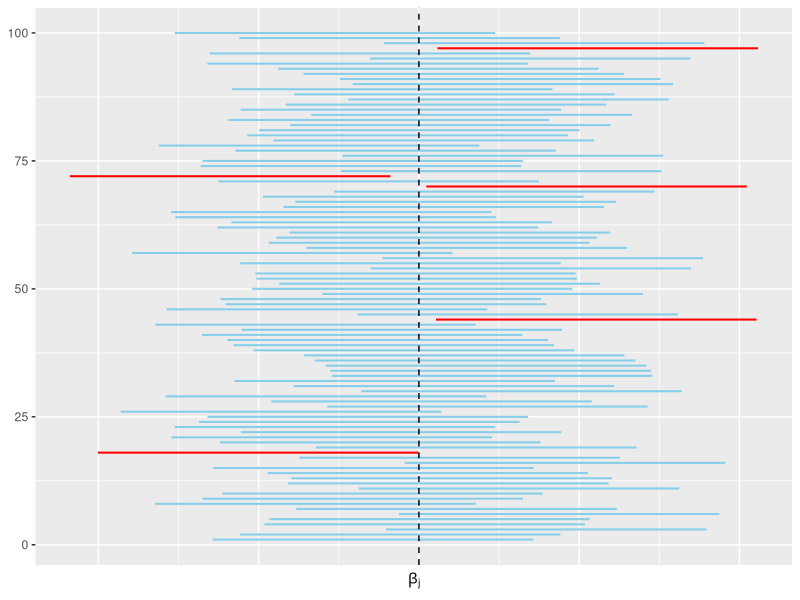
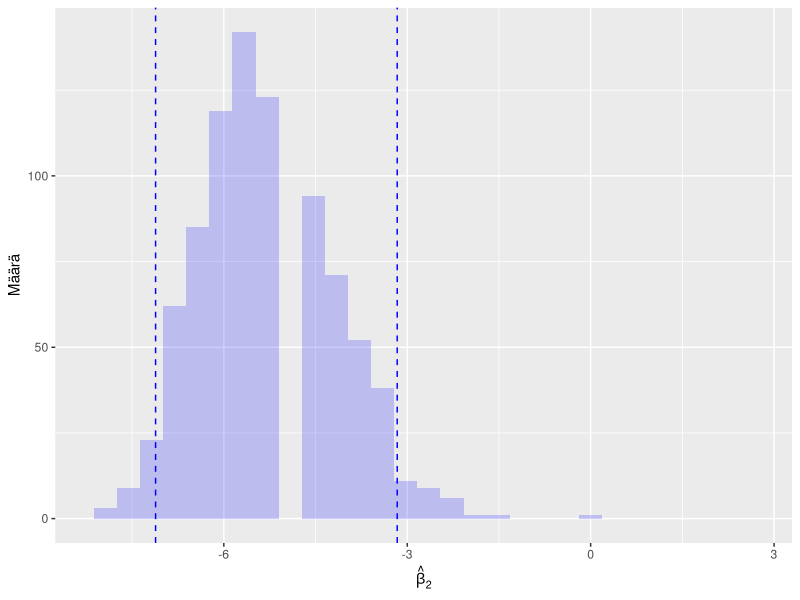
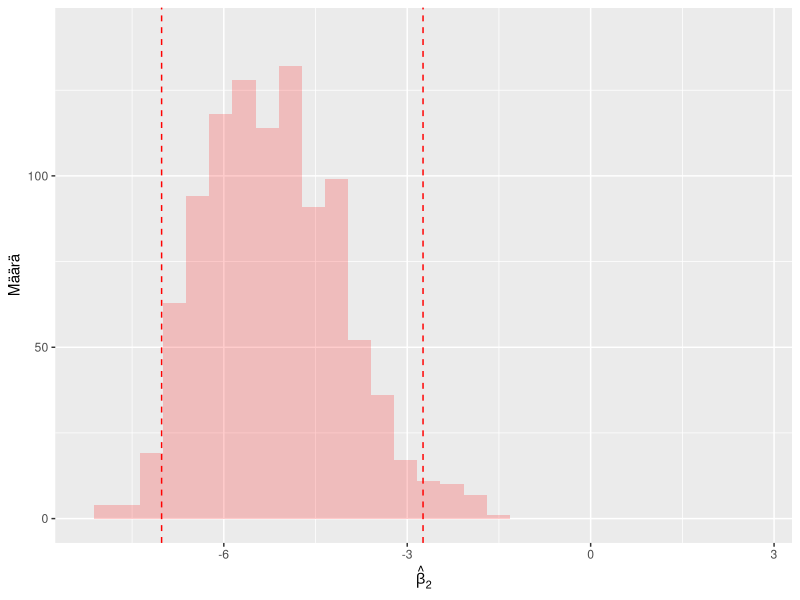
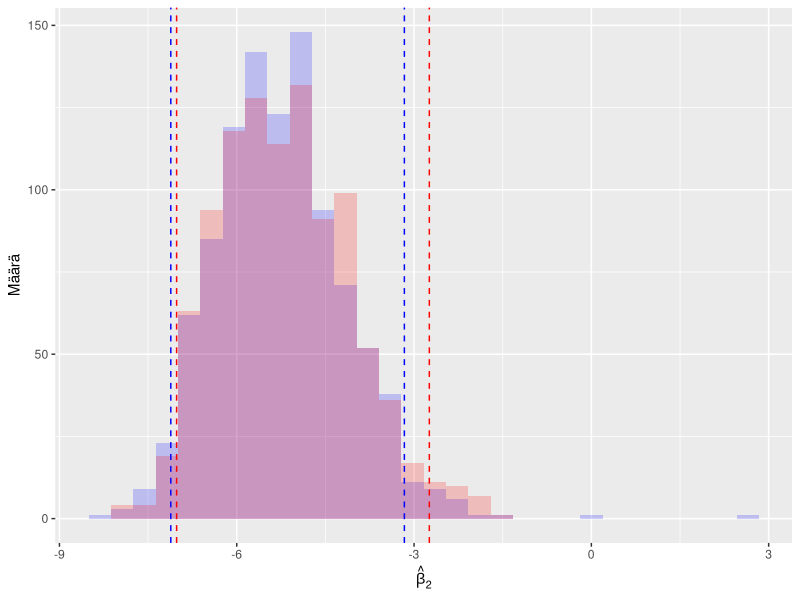

The R source for these figures, in order:
## ---- chunk 1
sale <- readr::read_csv("data/sales.csv", col_types = "ddd")
set.seed(123)
## ---- chunk 2
sale
## ---- chunk 3
# Fit model and compute summary
sale_lm_summary <- summary(lm(profit ~ advertisement + price, data = sale))

# Inspect how to pick R^2
names(sale_lm_summary)

rsquared <- sale_lm_summary$r.squared
rsquared
## ---- chunk 4
n <- nrow(sale)

# Permutate observations of the explanatory variables
perm_sample_x <- sale[sample(1:n, n, replace = FALSE), -1]

# Combine original y and permutated x
perm_sample <- dplyr::bind_cols(sale[, 1], perm_sample_x)
perm_sample
## ---- chunk 5
# Number of permutation samples
m <- 1000

# Sample size
n <- nrow(sale)

# Create a vector for storing R^2
rsq_perm <- rep(NA, m)

# Compute R^2 from the original sample
sale_lm_summary <- summary(lm(profit ~ advertisement + price, data = sale))
rsq_original <- sale_lm_summary$r.squared


for (i in 1:m) {
  # Construct the ith permutated sample
  perm_sample_x <- sale[sample(1:n, n, replace = FALSE), -1]

  # Combine original y and permutated x
  perm_sample <- dplyr::bind_cols(sale[, 1], perm_sample_x)
  
  # Compute R^2 from the permutated sample
  perm_lm_summary <- summary(lm(profit ~ advertisement + price,
                                data = perm_sample))
  rsq_perm[i] <- perm_lm_summary$r.squared
}
## ---- chunk 6
head(rsq_perm)
## ---- chunk 7
alpha <- 0.05
rsq_perm_quantile <- quantile(rsq_perm, probs = 1 - alpha)
rsq_perm_quantile
rsq_original > rsq_perm_quantile
## ---- chunk 8
mean(rsq_original < rsq_perm_quantile)
## ---- chunk 9
library(ggplot2)
library(dplyr)

set.seed(123)

# Number of confidence intervals
n  <- 100

# Length of the interval
l  <- 2

# Std fro centers such that approximately 95% of the invervals cover zero
sigma <- l / (2 * 1.96)

# Generate centers
centers <- rnorm(n, mean = 0, sd = sigma)

# y-positions just for plotting
yvals <- 1:n

df <- tibble::tibble(
  x_start = centers - l / 2,
  x_end = centers + l / 2,
  y = yvals,
  label = if_else(x_start <= 0 & x_end >= 0, "in", "out")
)

# Check proportion intersecting y-axis
# table(df$label) / n

ggplot(df) +
  geom_segment(aes(x = x_start, xend = x_end, y = y, yend = y, colour = label),
               linewidth = 0.7) +
  geom_vline(xintercept = 0, linetype = "dashed") +
  labs(x = expression(beta[j]), y = NULL) +
  theme(axis.text.x = element_blank(),
        axis.ticks.x=element_blank(),
        legend.position = "none") +
  scale_colour_manual(values = c("in" = "skyblue", "out" = "red"))
  
## ---- chunk 10
set.seed(123)
## ---- chunk 11
sale
## ---- chunk 12
# Fit model
sale_lm <- lm(profit ~ advertisement + price, data = sale)

# Inspect how to pick beta2
names(sale_lm)
sale_lm$coefficients

beta2 <- sale_lm$coefficients[3]
beta2
## ---- chunk 13
n <- nrow(sale)
boot_sample <- sale[sample(1:n, n, replace = TRUE), ]
boot_sample
## ---- chunk 14
# Number of repetitions (including the estimate from the original sample)
m <- 1000

# Sample size
n <- nrow(sale)

# Create a vector for storing all the estimates
beta_boot <- rep(NA, m)

# Compute the parameter estimate from the original sample and store it
sale_lm <- lm(profit ~ advertisement + price, data = sale)
beta_boot[1] <- sale_lm$coefficients[3]


for (i in 2:m) {
  # Construct the ith bootstrap sample and formulate the corresponding
  # linear regression model
  boot_sample <- sale[sample(1:n, n, replace = TRUE), ]
  boot_lm <- lm(profit ~ advertisement + price, data = boot_sample)
  
  # Compute the parameter estimate from the bootstrap sample and store it
  beta_boot[i] <- boot_lm$coefficients[3]
}
## ---- chunk 15
head(beta_boot)
## ---- chunk 16
alpha <- 0.05
boot_ci <- quantile(beta_boot, probs = c(alpha / 2, 1 - alpha / 2))
boot_ci
## ---- chunk 17
library(tidyr)
beta_boot2 <- rep(NA, m)
beta_boot2[1] <- beta_boot[1]

for (i in 2:m) {
  boot_sample <- sale[sample(1:n, n, replace = TRUE), ]
  boot_lm <- lm(profit ~ advertisement + price, data = boot_sample)
  beta_boot2[i] <- boot_lm$coefficients[3]
}

boot_ci2 <- quantile(beta_boot2, probs = c(alpha / 2, 1 - alpha / 2))

df <- tibble::tibble(boot1 = beta_boot, boot2 = beta_boot2) |>
  pivot_longer(everything(), names_to = "boot", values_to = "beta") |>
  mutate(boot = factor(boot))

xlims <- range(df$beta)

par(mar = c(4, 4, .1, .1))
df |>
  filter(boot == "boot1") |>
  ggplot(aes(x = beta)) +
  geom_histogram(position = "identity", alpha = 0.2, fill = "blue") +
  geom_vline(xintercept = boot_ci, linetype = "dashed", color = "blue") +
  ylab("Määrä") +
  xlab(expression(hat(beta)[2])) +
  xlim(xlims[1], xlims[2]) +
  ylim(0, 142)

df |>
  filter(boot == "boot2") |>
  ggplot(aes(x = beta)) +
  geom_histogram(position = "identity", alpha = 0.2, fill = "red") +
  geom_vline(xintercept = boot_ci2, linetype = "dashed", color = "red") +
  ylab("Määrä") +
  xlab(expression(hat(beta)[2])) +
  xlim(xlims[1], xlims[2]) +
  ylim(0, 142)
## ---- chunk 18
ggplot(df, aes(x = beta, fill = boot)) +
  geom_histogram(position = "identity", alpha = 0.2) +
  geom_vline(xintercept = boot_ci, linetype = "dashed", color = "blue") +
  geom_vline(xintercept = boot_ci2, linetype = "dashed", color = "red") +
  scale_fill_manual(values = c("boot1" = "blue", "boot2" = "red")) +
  ylab("Määrä") +
  xlab(expression(hat(beta)[2])) +
  theme(legend.position = "none")
